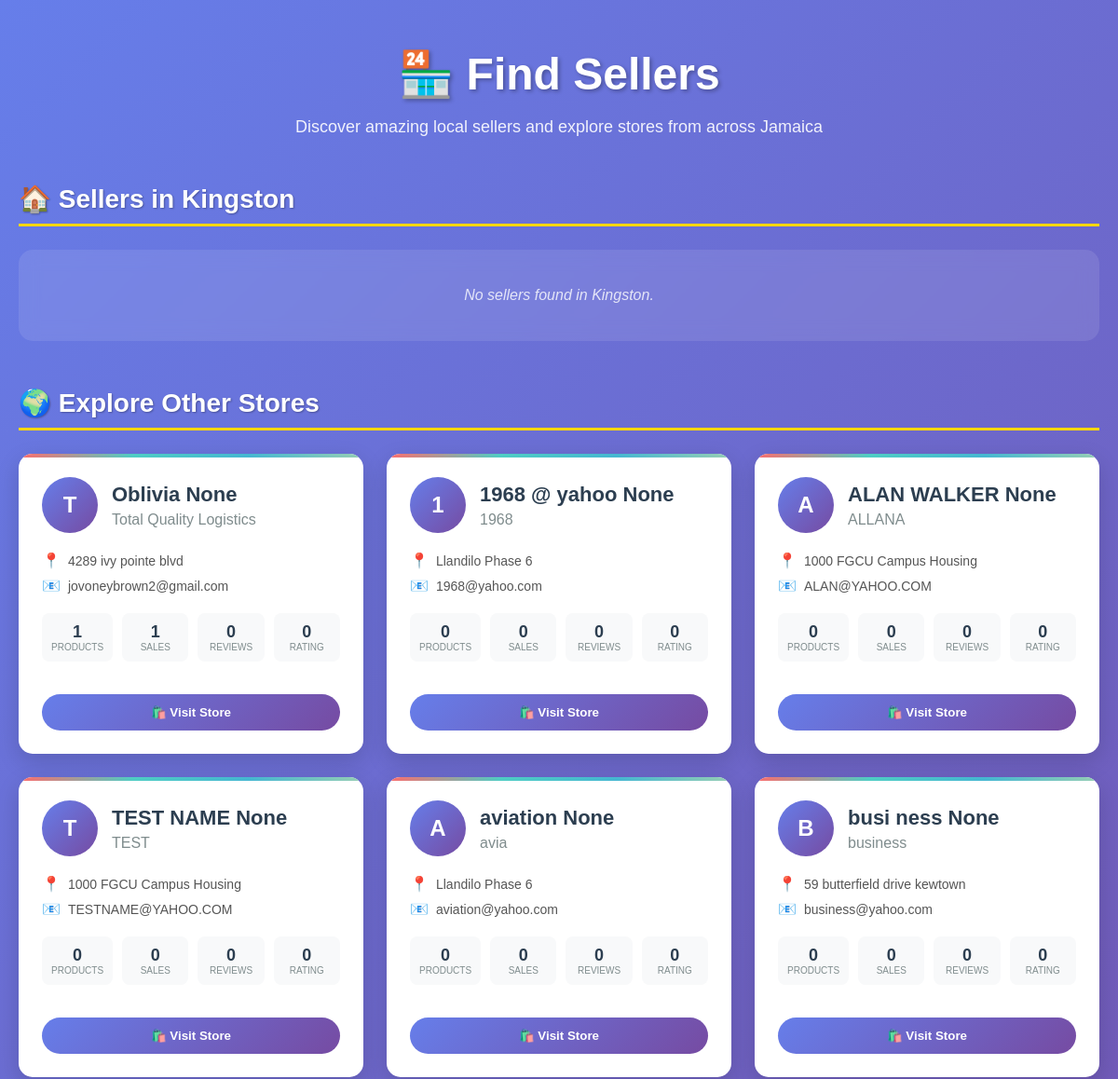
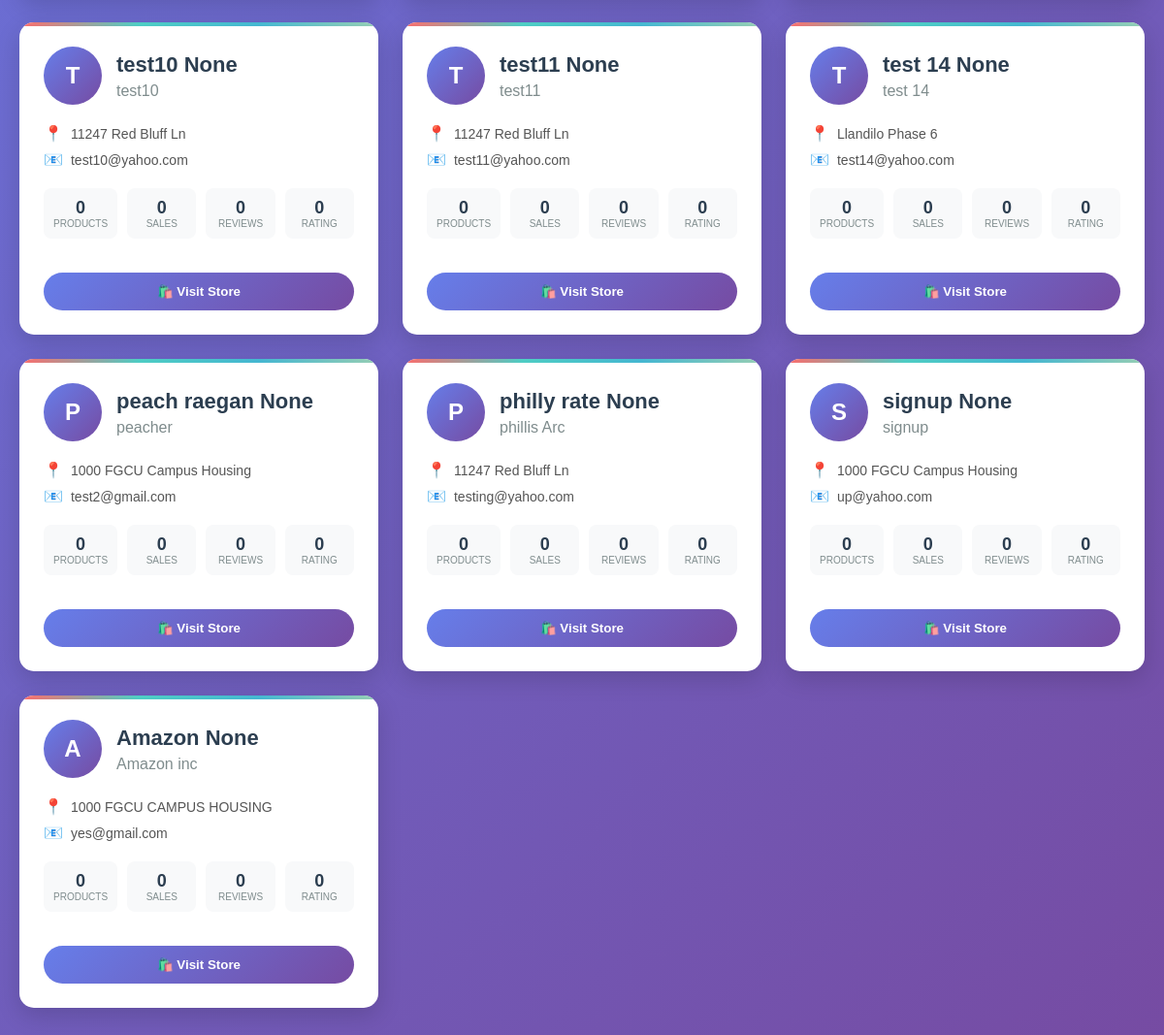
The page /find_sellers on the database as committed earlier (2 pictures, top to bottom).
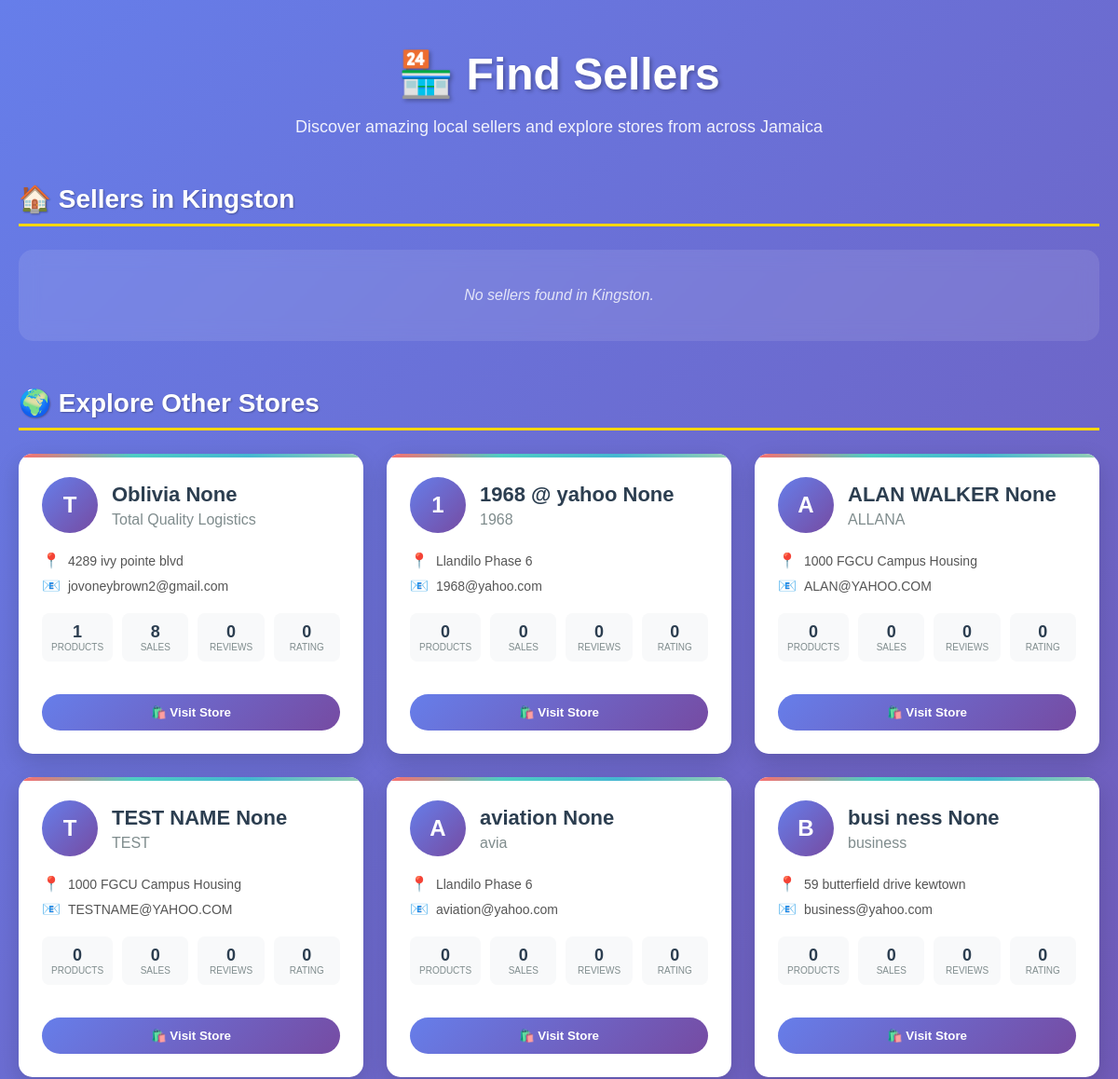
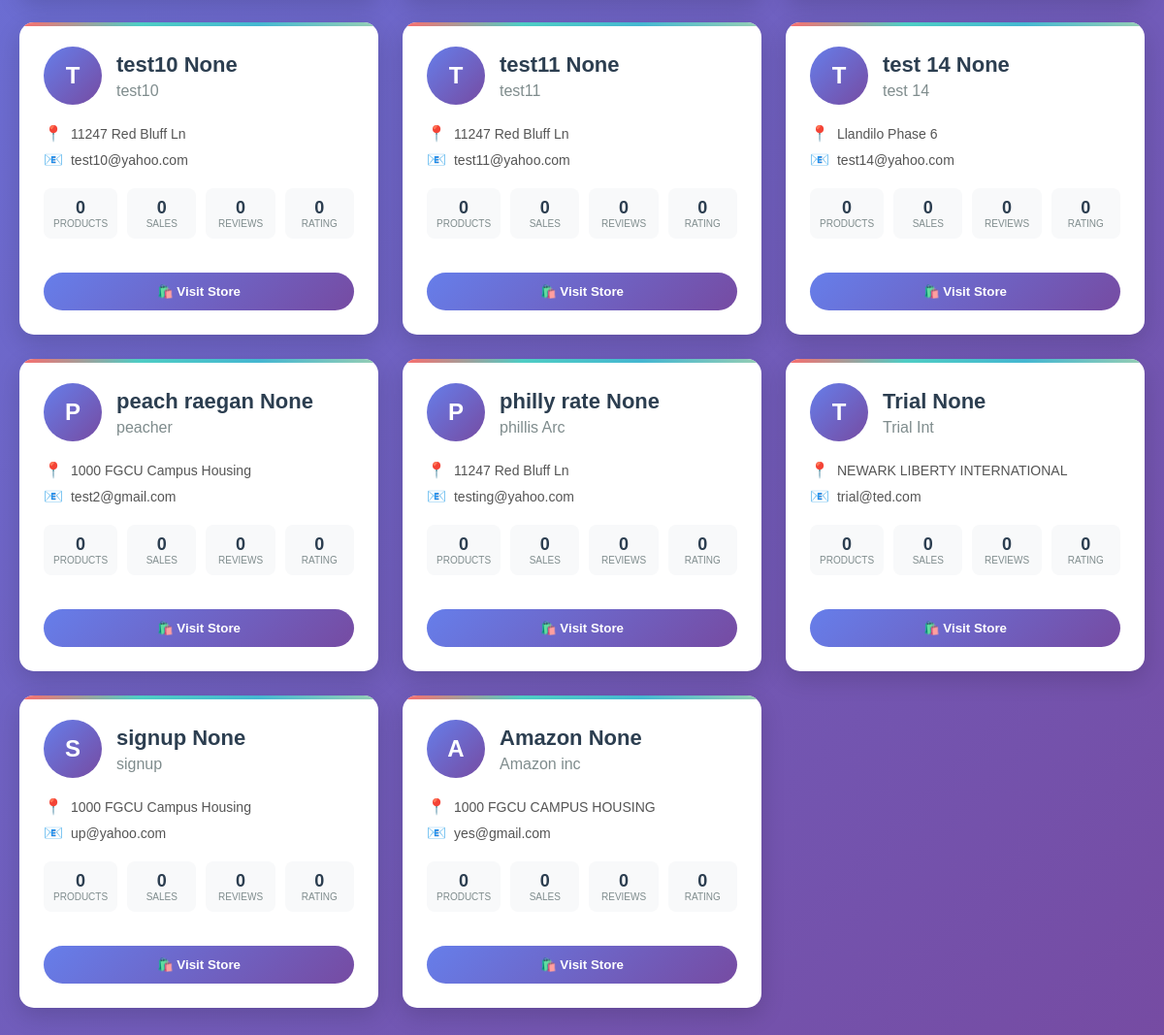
The same page on the database as committed later (2 pictures, top to bottom).
### tables this page shows
CREATE TABLE users (
    email TEXT PRIMARY KEY,
    password TEXT,
    first_name TEXT,
    last_name TEXT,
    is_seller BOOLEAN,
    is_support BOOLEAN DEFAULT FALSE,
    phone_number TEXT,
    address TEXT,
    parish TEXT,
    post_office TEXT,
    profile_picture TEXT,
    discount_used BOOLEAN DEFAULT FALSE,
    notification_preference TEXT,
    business_name TEXT,
    business_address TEXT,
    security_question TEXT,
    security_answer TEXT,
    discount_applied BOOLEAN DEFAULT FALSE,
    gender TEXT,
    delivery_address TEXT,
    billing_address TEXT,
    whatsapp_number TEXT,
    business_description TEXT,
    verification_status TEXT DEFAULT 'pending_documents',
    created_at DATETIME DEFAULT CURRENT_TIMESTAMP
, purchase_count INTEGER DEFAULT 0);

### app.py (the view)
@app.route('/find_sellers')
def find_sellers():
    try:
        with get_db() as conn:
            cursor = conn.cursor()
            user_parish = 'Kingston'
            if 'user' in session and session['user'].get('parish'):
                user_parish = session['user']['parish']
            cursor.execute('''
                SELECT u.email, u.first_name, u.last_name, u.business_name, u.business_address,
                       u.profile_picture, COUNT(p.product_key) as product_count,
                       AVG(sr.rating) as avg_rating, COUNT(sr.rating) as rating_count,
                       SUM(p.sold) as total_sales
                FROM users u
                LEFT JOIN products p ON u.email = p.seller_email
                LEFT JOIN seller_ratings sr ON u.email = sr.seller_email
                WHERE u.is_seller = 1 AND u.business_address = ?
                GROUP BY u.email
                ORDER BY total_sales DESC, product_count DESC
            ''', (user_parish,))
            local_sellers = []
            for row in cursor.fetchall():
                seller_data = dict(row)
                seller_data['avg_rating'] = round(seller_data['avg_rating'], 1) if seller_data['avg_rating'] else 0
                seller_data['total_sales'] = seller_data['total_sales'] or 0
                seller_data['product_count'] = seller_data['product_count'] or 0
                seller_data['rating_count'] = seller_data['rating_count'] or 0
                local_sellers.append(seller_data)
            cursor.execute('''
                SELECT u.email, u.first_name, u.last_name, u.business_name, u.business_address,
                       u.profile_picture, COUNT(p.product_key) as product_count,
                       AVG(sr.rating) as avg_rating, COUNT(sr.rating) as rating_count,
                       SUM(p.sold) as total_sales
                FROM users u
                LEFT JOIN products p ON u.email = p.seller_email
                LEFT JOIN seller_ratings sr ON u.email = sr.seller_email
                WHERE u.is_seller = 1 AND u.business_address != ?
                GROUP BY u.email
                ORDER BY total_sales DESC, product_count DESC
            ''', (user_parish,))
            other_sellers = []
            for row in cursor.fetchall():
                seller_data = dict(row)
                seller_data['avg_rating'] = round(seller_data['avg_rating'], 1) if seller_data['avg_rating'] else 0
                seller_data['total_sales'] = seller_data['total_sales'] or 0
                seller_data['product_count'] = seller_data['product_count'] or 0
                seller_data['rating_count'] = seller_data['rating_count'] or 0
                other_sellers.append(seller_data)
        cart_data = get_cart_items()
        return render_template(
            'find_sellers.html',
            local_sellers=local_sellers,
            other_sellers=other_sellers,
            user_parish=user_parish,
            cart_items=cart_data['items'],
            cart_total=cart_data['total'],
            discount=cart_data['discount'],
            user=session.get('user'),
            cart_item_count=cart_data['cart_item_count']
        )
    except Exception as e:
        logger.error(f"Error in find_sellers: {e}")
        cart_data = get_cart_items()
        return render_template(
            'find_sellers.html',
            local_sellers=[],
            other_sellers=[],
            user_parish='Kingston',
            cart_items=cart_data['items'],
            cart_total=cart_data['total'],
            discount=cart_data['discount'],
            user=session.get('user'),
            cart_item_count=cart_data['cart_item_count']
        )

### app.py (called while the page is built, shortened)
@app.context_processor
def inject_csrf_token():
    return dict(csrf_token=generate_csrf)

@app.context_processor
def inject_csrf_token():
    return dict(csrf_token=generate_csrf)

def get_db():
    conn = sqlite3.connect('zo-zi.db')
    conn.row_factory = sqlite3.Row
    return conn

def get_cart_items():
    try:
        cart = session.get('cart', {})
        if not cart:
            return {
                'items': [],
                'raw_total': 0.0,
                'discount': 0.0,
                'total': 0.0,
                'cart_item_count': 0
            }
    except sqlite3.Error as e:
        logger.error(f"Database error in get_cart_items: {e}\n{traceback.format_exc()}")
        return {
            'items': [],
            'raw_total': 0.0,
            'discount': 0.0,
            'total': 0.0,
            'cart_item_count': 0
        }

@app.context_processor
def inject_messaging_links():
    messaging_links = {}
    if 'user' in session:
        if session['user'].get('is_seller'):
            messaging_links['seller_messages'] = url_for('seller_messages')
        else:
            messaging_links['buyer_messages'] = url_for('buyer_messages')
    return messaging_links

### templates/find_sellers.html (shortened to what this page needs)
<!DOCTYPE html>
<html lang="en">
<head>
</head>
<body>
    <div class="container">
        <h1>🏪 Find Sellers</h1>
        <p class="subtitle">Discover amazing local sellers and explore stores from across Jamaica</p>
        <section>
            <h2 class="section-title">🏠 Sellers in {{ user_parish }}</h2>
            {% if local_sellers %}
                <div class="sellers-grid">
                    {% for seller in local_sellers %}
                        <div class="seller-item" onclick="window.location.href='{{ url_for('seller_store', seller_email=seller.email) }}'">
                            <div class="seller-header">
                                {% if seller.profile_picture %}
                                    <img src="{{ url_for('static', filename=seller.profile_picture) }}"
                                         alt="{{ seller.business_name or seller.first_name }}"
                                         class="seller-avatar"
                                         onerror="this.style.display='none'; this.nextElementSibling.style.display='flex'">
                                    <div class="default-avatar" style="display: none;">
                                        {{ (seller.business_name or seller.first_name or 'S')[0].upper() }}
                                    </div>
                                {% else %}
                                    <div class="default-avatar">
                                        {{ (seller.business_name or seller.first_name or 'S')[0].upper() }}
                                    </div>
                                {% endif %}
                                <div>
                                    <h3 class="seller-name">{{ seller.first_name }} {{ seller.last_name }}</h3>
                                    {% if seller.business_name %}
                                        <p class="business-name">{{ seller.business_name }}</p>
                                    {% endif %}
                                </div>
                            </div>
                            <div class="seller-info">
                                <div class="info-row">
                                    <span class="info-icon">📍</span>
                                    <span>{{ seller.business_address }}</span>
                                </div>
                                <div class="info-row">
                                    <span class="info-icon">📧</span>
                                    <span>{{ seller.email }}</span>
                                </div>
                            </div>
                            <div class="seller-stats">
                                <div class="stat">
                                    <div class="stat-number">{{ seller.product_count }}</div>
                                    <div class="stat-label">Products</div>
                                </div>
                                <div class="stat">
                                    <div class="stat-number">{{ seller.total_sales }}</div>
                                    <div class="stat-label">Sales</div>
                                </div>
                                <div class="stat">
                                    <div class="stat-number">{{ seller.rating_count }}</div>
                                    <div class="stat-label">Reviews</div>
                                </div>
                                <div class="stat">
                                    <div class="stat-number">{{ seller.avg_rating }}</div>
                                    <div class="stat-label">Rating</div>
                                </div>
                            </div>
                            {% if seller.avg_rating > 0 %}
                            <div class="rating">
                                <div class="stars">
                                    {% for i in range(5) %}
                                        {% if i < seller.avg_rating %}⭐{% else %}☆{% endif %}
                                    {% endfor %}
                                </div>
                                <span>({{ seller.avg_rating }}/5)</span>
                            </div>
                            {% endif %}
                            <button class="visit-store-btn" onclick="window.location.href='{{ url_for('seller_store', seller_email=seller.email) }}'">🛍️ Visit Store</button>
                        </div>
                    {% endfor %}
                </div>
            {% else %}
                <div class="no-sellers">No sellers found in {{ user_parish }}.</div>
            {% endif %}
        </section>
        <section>
            <h2 class="section-title">🌍 Explore Other Stores</h2>
            {% if other_sellers %}
                <div class="sellers-grid">
                    {% for seller in other_sellers %}
                        <div class="seller-item" onclick="window.location.href='{{ url_for('seller_store', seller_email=seller.email) }}'">
                            <div class="seller-header">
                                {% if seller.profile_picture %}
                                    <img src="{{ url_for('static', filename=seller.profile_picture) }}"
                                         alt="{{ seller.business_name or seller.first_name }}"
                                         class="seller-avatar"
                                         onerror="this.style.display='none'; this.nextElementSibling.style.display='flex'">
                                    <div class="default-avatar" style="display: none;">
                                        {{ (seller.business_name or seller.first_name or 'S')[0].upper() }}
                                    </div>
                                {% else %}
                                    <div class="default-avatar">
                                        {{ (seller.business_name or seller.first_name or 'S')[0].upper() }}
                                    </div>
                                {% endif %}
                                <div>
                                    <h3 class="seller-name">{{ seller.first_name }} {{ seller.last_name }}</h3>
                                    {% if seller.business_name %}
                                        <p class="business-name">{{ seller.business_name }}</p>
                                    {% endif %}
                                </div>
                            </div>
                            <div class="seller-info">
                                <div class="info-row">
                                    <span class="info-icon">📍</span>
                                    <span>{{ seller.business_address }}</span>
                                </div>
                                <div class="info-row">
                                    <span class="info-icon">📧</span>
                                    <span>{{ seller.email }}</span>
                                </div>
                            </div>
                            <div class="seller-stats">
                                <div class="stat">
                                    <div class="stat-number">{{ seller.product_count }}</div>
                                    <div class="stat-label">Products</div>
                                </div>
                                <div class="stat">
                                    <div class="stat-number">{{ seller.total_sales }}</div>
                                    <div class="stat-label">Sales</div>
                                </div>
                                <div class="stat">
                                    <div class="stat-number">{{ seller.rating_count }}</div>
                                    <div class="stat-label">Reviews</div>
                                </div>
                                <div class="stat">
                                    <div class="stat-number">{{ seller.avg_rating }}</div>
                                    <div class="stat-label">Rating</div>
                                </div>
                            </div>
                            <button class="visit-store-btn">🛍️ Visit Store</button>
                        </div>
                    {% endfor %}
                </div>
            {% else %}
                <div class="no-sellers">No other stores available right now.</div>
            {% endif %}
        </section>
    </div>
</body>
</html>

### templates/find_sellers.html (style rules this page uses)
body { font-family: Arial, sans-serif; margin: 0; background: linear-gradient(135deg, #667eea 0%, #764ba2 100%); min-height: 100vh; padding: 20px; }
.container { max-width: 1200px; margin: 0 auto; }
h1 { color: white; text-align: center; margin-bottom: 10px; font-size: 48px; text-shadow: 2px 2px 4px rgba(0,0,0,0.3); }
.subtitle { text-align: center; color: rgba(255,255,255,0.9); font-size: 18px; margin-bottom: 40px; }
.section-title { font-size: 28px; color: white; margin-top: 50px; margin-bottom: 25px; border-bottom: 3px solid #FFD700; padding-bottom: 10px; text-shadow: 1px 1px 2px rgba(0,0,0,0.3); }
.sellers-grid { display: grid; grid-template-columns: repeat(auto-fit, minmax(350px, 1fr)); gap: 25px; margin-bottom: 30px; }
.seller-item { background: white; border-radius: 15px; padding: 25px; box-shadow: 0 8px 25px rgba(0,0,0,0.15); transition: all 0.3s ease; cursor: pointer; position: relative; overflow: hidden; }
.seller-item::before { content: ''; position: absolute; top: 0; left: 0; right: 0; height: 4px; background: linear-gradient(90deg, #ff6b6b, #4ecdc4, #45b7d1, #96ceb4); }
.seller-header { display: flex; align-items: center; margin-bottom: 20px; }
.default-avatar { width: 60px; height: 60px; border-radius: 50%; background: linear-gradient(135deg, #667eea, #764ba2); color: white; display: flex; align-items: center; justify-content: center; font-size: 24px; font-weight: bold; margin-right: 15px; }
.seller-name { font-size: 22px; margin: 0 0 5px 0; color: #2c3e50; font-weight: bold; }
.business-name { font-size: 16px; color: #7f8c8d; margin: 0; }
.seller-info { margin: 15px 0; color: #555; }
.info-row { display: flex; align-items: center; margin: 8px 0; font-size: 14px; }
.info-icon { margin-right: 8px; font-size: 16px; }
.seller-stats { display: grid; grid-template-columns: repeat(4, 1fr); gap: 10px; margin: 20px 0; }
.stat { text-align: center; padding: 10px; background: #f8f9fa; border-radius: 8px; }
.stat-number { font-size: 18px; font-weight: bold; color: #2c3e50; }
.stat-label { font-size: 10px; color: #7f8c8d; text-transform: uppercase; }
.visit-store-btn { background: linear-gradient(135deg, #667eea, #764ba2); color: white; padding: 12px 20px; border: none; border-radius: 25px; font-weight: bold; cursor: pointer; transition: all 0.3s ease; width: 100%; margin-top: 15px; }
.no-sellers { text-align: center; color: rgba(255,255,255,0.8); font-style: italic; padding: 40px; background: rgba(255,255,255,0.1); border-radius: 15px; backdrop-filter: blur(10px); }

Rows that differ between the two databases and show on the page:
changed users "Oblivia": total_sales "1" → "8"
added users: business_name "T", first_name "Trial", last_name "None", business_name "Trial Int", business_address "NEWARK LIBERTY INTERNATIONAL", email "trial@ted.com", product_count "0", total_sales "0", rating_count "0", avg_rating "0"
